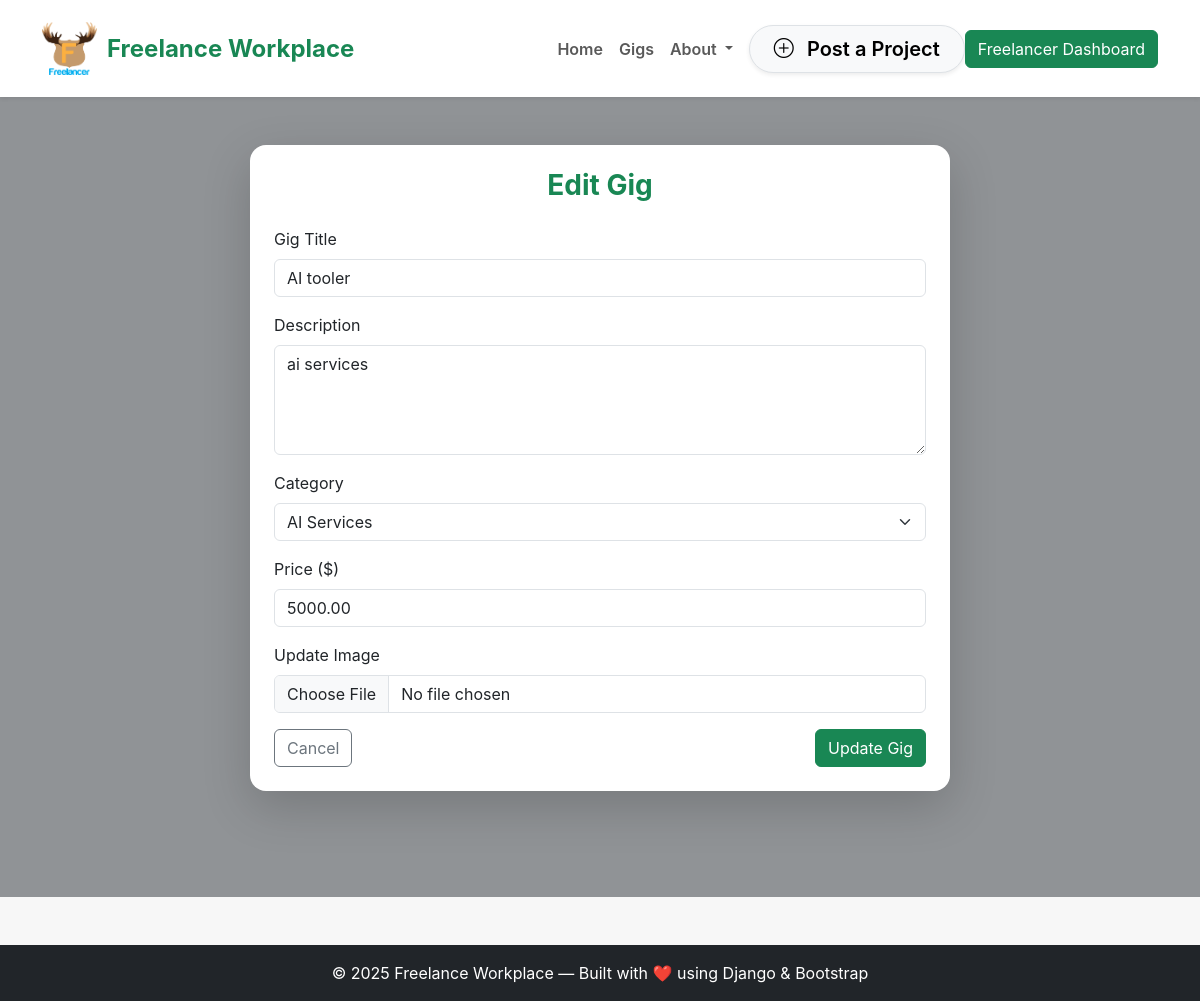
Screenshot of /gig/edit/28/ (signed in) with the database file from the repository.
### freelance_marketplace/models.py (models this page shows, shortened)
class Gig(models.Model):
    freelancer = models.ForeignKey(settings.AUTH_USER_MODEL, on_delete=models.CASCADE, related_name='freelancer_gigs')
    title = models.CharField(max_length=200)
    description = models.TextField()
    category = models.ForeignKey(Category, on_delete=models.SET_NULL, null=True, blank=True)
    price = models.DecimalField(max_digits=10, decimal_places=2)
    image = models.ImageField(upload_to='gigs/', blank=True, null=True)
    created_by = models.ForeignKey(
        settings.AUTH_USER_MODEL,
        on_delete=models.CASCADE,
        related_name='created_gigs'
    )
    created_at = models.DateTimeField(auto_now_add=True)

class Category(models.Model):
    name = models.CharField(max_length=100, unique=True)
    slug = models.SlugField(unique=True, blank=True)

### freelance_marketplace/views.py (the view, shortened to what this page needs)
# urls.py: path('gig/edit/<int:gig_id>/', views.edit_gig, name='edit_gig'),
@login_required
def edit_gig(request, gig_id):
    gig = get_object_or_404(Gig, id=gig_id, freelancer=request.user)
    categories = Category.objects.all()
    context = {"gig": gig, "categories": categories}
    return render(request, "freelance_marketplace/edit_gig.html", context)

### freelance_marketplace/templates/freelance_marketplace/edit_gig.html (shortened to what this page needs)
{% extends 'base.html' %}
{% block content %}
<section class="py-5" style="background-color:#909396; min-height:100vh;">
  <div class="container">
    <div class="card shadow-lg border-0 rounded-4 p-4 mx-auto" style="max-width:700px;">
      <h3 class="fw-bold text-success mb-4 text-center">Edit Gig</h3>
      <form method="POST" enctype="multipart/form-data">
        <div class="mb-3">
          <label class="form-label">Gig Title</label>
          <input type="text" name="title" value="{{ gig.title }}" class="form-control" required>
        </div>
        <div class="mb-3">
          <label class="form-label">Description</label>
          <textarea name="description" rows="4" class="form-control" required>{{ gig.description }}</textarea>
        </div>
        <div class="mb-3">
          <label class="form-label">Category</label>
          <select name="category" class="form-select">
            {% for category in categories %}
              <option value="{{ category.id }}" {% if gig.category and gig.category.id == category.id %}selected{% endif %}>
                {{ category.name }}
              </option>
            {% endfor %}
          </select>
        </div>
        <div class="mb-3">
          <label class="form-label">Price ($)</label>
          <input type="number" name="price" value="{{ gig.price }}" step="0.01" class="form-control" required>
        </div>
        <div class="mb-3">
          <label class="form-label">Update Image</label>
          <input type="file" name="image" class="form-control">
        </div>
        <div class="d-flex justify-content-between">
          <a href="{% url 'freelance_marketplace:freelancer_dashboard' %}" class="btn btn-outline-secondary">Cancel</a>
          <button type="submit" class="btn btn-success">Update Gig</button>
        </div>
      </form>
    </div>
  </div>
</section>
{% endblock %}

### freelance_marketplace/static/css/category_style.css (style rules this page uses)
body { font-family: 'Inter', sans-serif; background: #f7f7f7; margin: 0; padding: 0; }

### rows the page displays
Gig: title "AI tooler", description "ai services", category "AI Services", price "5000.00"
